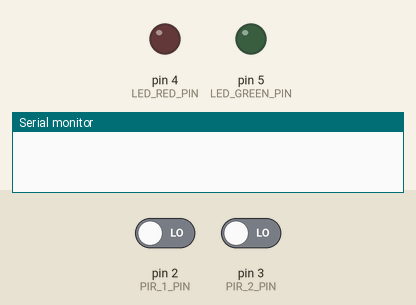
Recording of a sketch running on a simulated Arduino Uno, built with avr-gcc and run on an emulated ATmega328P. Parts: output pins drawn as LEDs (lit = HIGH), the last lines printed to the serial monitor. The inputs (shaded band) are chosen by the test bench; at power-on: pin 2 (PIR_1_PIN) LOW, pin 3 (PIR_2_PIN) LOW.

Above: at 1.2 s.
1.3 s: pin 2 (PIR_1_PIN) driven HIGH
At 2.1 s:
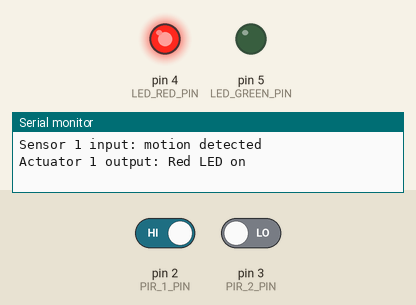
2.8 s: pin 3 (PIR_2_PIN) driven HIGH
At 3.3 s:
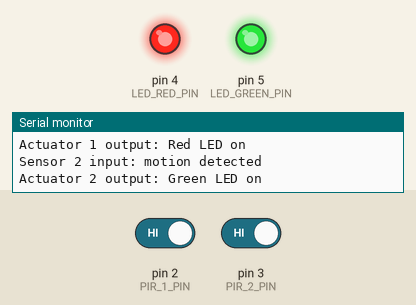
4.3 s: pin 2 (PIR_1_PIN) driven LOW
At 5.5 s:
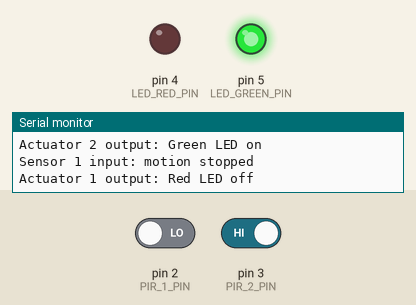
5.8 s: pin 3 (PIR_2_PIN) driven LOW
At 6.7 s:
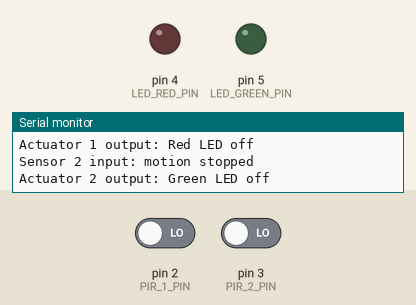
Timing chart, 0 to 8.3 s (numbered marks = the images above; inputs shaded):
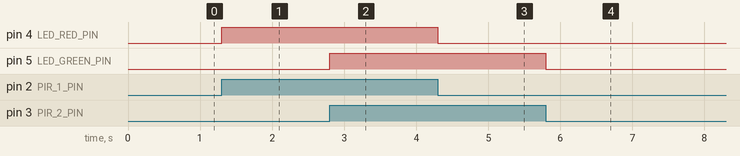

The sketch:

Task1.3C.ino
```cpp
/*
  Module 1 Task 3 (Credit)

  Multiple-Inputs Board

  Uses 2 PIR motion sensors to toggle either Red/Green LEDs
  when motion is detected.
*/

#define PIR_1_PIN 2
#define PIR_2_PIN 3
#define LED_RED_PIN 4
#define LED_GREEN_PIN 5

// Environment state
bool isMotionDetected1 = false;
bool isMotionDetected2 = false;

void setup()
{
  // Configure pins
  pinMode(PIR_1_PIN, INPUT);
  pinMode(PIR_2_PIN, INPUT);
  pinMode(LED_RED_PIN, OUTPUT);
  pinMode(LED_GREEN_PIN, OUTPUT);

  // Handle motion detected/stopped
  attachInterrupt(
    digitalPinToInterrupt(PIR_1_PIN),
    updateMotion1,
    CHANGE
  );
  attachInterrupt(
    digitalPinToInterrupt(PIR_2_PIN),
    updateMotion2,
    CHANGE
  );

  // Open serial communication
  Serial.begin(9600);
}

void loop()
{
  // Do nothing
}

void updateMotion1() {
  // Update motion detection state
  isMotionDetected1 = digitalRead(PIR_1_PIN) == HIGH;

  // Log current button state, and previous LED state
  Serial.print("Sensor 1 input: motion ");
  Serial.println(isMotionDetected1 ? "detected" : "stopped");

  // Assign new LED state
  digitalWrite(LED_RED_PIN, isMotionDetected1 ? HIGH : LOW);
  Serial.print("Actuator 1 output: Red LED ");
  Serial.println(isMotionDetected1 ? "on" : "off");
}

void updateMotion2() {
  // Update motion detection state
  isMotionDetected2 = digitalRead(PIR_2_PIN) == HIGH;

  // Log current button state, and previous LED state
  Serial.print("Sensor 2 input: motion ");
  Serial.println(isMotionDetected2 ? "detected" : "stopped");

  // Assign new LED state
  digitalWrite(LED_GREEN_PIN, isMotionDetected2 ? HIGH : LOW);
  Serial.print("Actuator 2 output: Green LED ");
  Serial.println(isMotionDetected2 ? "on" : "off");
}
```

Measured:
- after the input at 1.3 s, pin 4 (LED_RED_PIN): LOW → HIGH at once
- after the input at 2.8 s, pin 5 (LED_GREEN_PIN): LOW → HIGH at once
- after the input at 4.3 s, pin 4 (LED_RED_PIN): HIGH → LOW at once
- after the input at 5.8 s, pin 5 (LED_GREEN_PIN): HIGH → LOW at once
